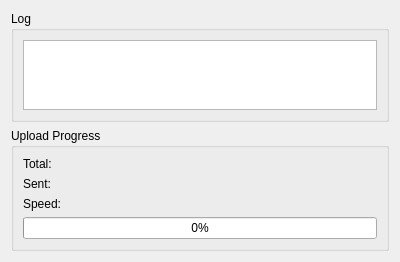
<?xml version="1.0" encoding="UTF-8"?>
<ui version="4.0">
 <class>UploadPage</class>
 <widget class="QWizardPage" name="UploadPage">
  <property name="geometry">
   <rect>
    <x>0</x>
    <y>0</y>
    <width>400</width>
    <height>235</height>
   </rect>
  </property>
  <property name="windowTitle">
   <string notr="true"/>
  </property>
  <property name="title">
   <string>Upload</string>
  </property>
  <attribute name="pageId">
   <string notr="true">4</string>
  </attribute>
  <layout class="QVBoxLayout" name="verticalLayout_2">
   <item>
    <widget class="QGroupBox" name="groupBox">
     <property name="title">
      <string>Log</string>
     </property>
     <layout class="QVBoxLayout" name="verticalLayout">
      <item>
       <widget class="KTextBrowser" name="logBrowser"/>
      </item>
     </layout>
    </widget>
   </item>
   <item>
    <widget class="QGroupBox" name="groupBox_2">
     <property name="title">
      <string>Upload Progress</string>
     </property>
     <layout class="QFormLayout" name="formLayout_2">
      <item row="0" column="0">
       <widget class="QLabel" name="label">
        <property name="text">
         <string>Total:</string>
        </property>
       </widget>
      </item>
      <item row="0" column="1">
       <widget class="QLabel" name="totalLabel">
        <property name="text">
         <string/>
        </property>
       </widget>
      </item>
      <item row="1" column="0">
       <widget class="QLabel" name="label_3">
        <property name="text">
         <string>Sent:</string>
        </property>
       </widget>
      </item>
      <item row="2" column="0">
       <widget class="QLabel" name="label_5">
        <property name="text">
         <string>Speed:</string>
        </property>
       </widget>
      </item>
      <item row="3" column="0" colspan="2">
       <widget class="QProgressBar" name="progressBar">
        <property name="value">
         <number>0</number>
        </property>
        <property name="format">
         <string notr="true">%p%</string>
        </property>
       </widget>
      </item>
      <item row="1" column="1">
       <widget class="QLabel" name="sentLabel">
        <property name="text">
         <string/>
        </property>
       </widget>
      </item>
      <item row="2" column="1">
       <widget class="QLabel" name="speedLabel">
        <property name="text">
         <string/>
        </property>
       </widget>
      </item>
     </layout>
    </widget>
   </item>
  </layout>
 </widget>
 <customwidgets>
  <customwidget>
   <class>KTextBrowser</class>
   <extends>QTextBrowser</extends>
   <header>ktextbrowser.h</header>
  </customwidget>
 </customwidgets>
 <resources/>
 <connections/>
</ui>
